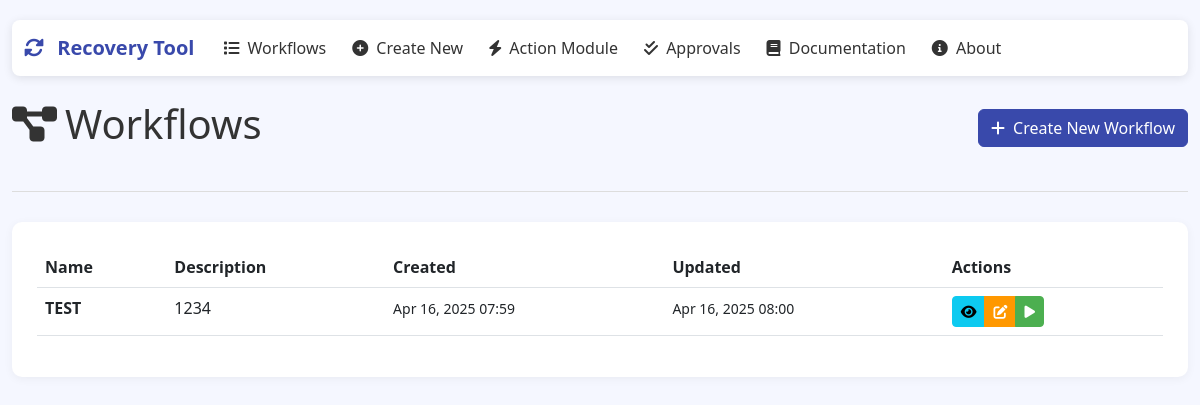
/workflows/, run on an earlier commit of the app's database.
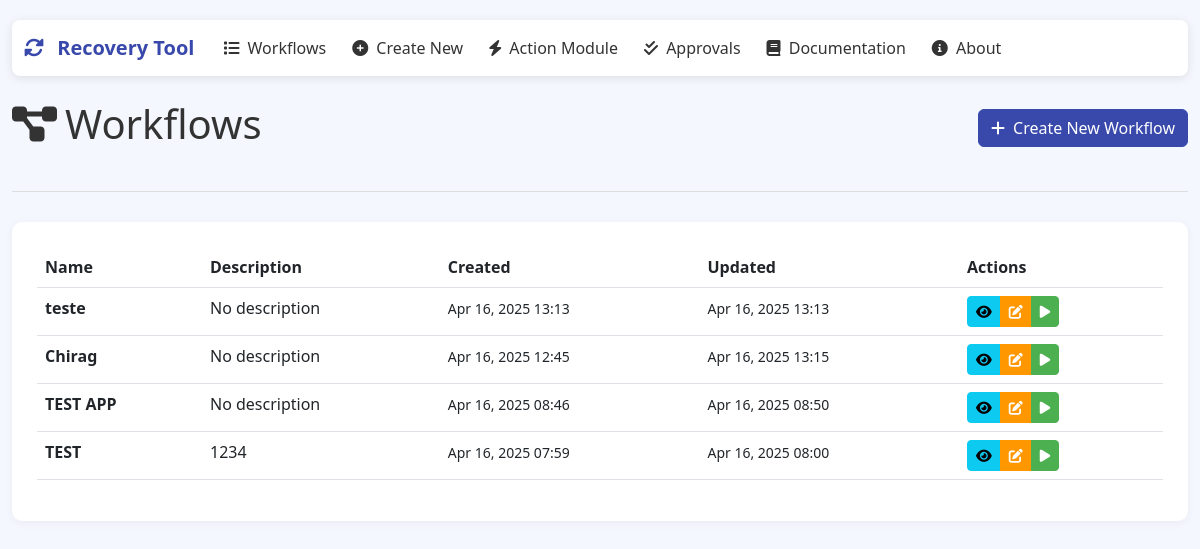
And on a later commit of the database.
### workflow_builder/models.py (models this page shows, shortened)
class Workflow(models.Model):
    id = models.UUIDField(primary_key=True, default=uuid.uuid4, editable=False)
    name = models.CharField(max_length=255)
    description = models.TextField(blank=True, null=True)
    created_at = models.DateTimeField(auto_now_add=True)
    updated_at = models.DateTimeField(auto_now=True)
    yaml_content = models.TextField(blank=True, null=True)

### workflow_builder/views.py (the view)
# urls.py: path('', views.workflow_list, name='workflow_list'),
def workflow_list(request):
    all_workflows = Workflow.objects.all().order_by('-created_at')
    approved_workflows = []
    for workflow in all_workflows:
        pending_requests = ApprovalRequest.objects.filter(
            workflow=workflow,
            status='pending'
        ).exists()
        if not pending_requests:
            approved_workflows.append(workflow)
    return render(request, 'workflow_builder/workflow_list.html', {
        'workflows': approved_workflows
    })

### workflow_builder/templates/workflow_builder/workflow_list.html (shortened to what this page needs)
{% extends 'workflow_builder/base.html' %}
{% block content %}
<div class="page-header">
    <div class="header-with-button">
        <h1><i class="fas fa-project-diagram me-2"></i>Workflows</h1>
        <a href="{% url 'create_workflow' %}" class="btn btn-primary">
            <i class="fas fa-plus me-1"></i> Create New Workflow
        </a>
    </div>
</div>
<div class="workflow-list-container">
    {% if workflows %}
        <div class="table-responsive">
            <table class="table table-hover">
                <thead>
                    <tr>
                        <th>Name</th>
                        <th>Description</th>
                        <th>Created</th>
                        <th>Updated</th>
                        <th>Actions</th>
                    </tr>
                </thead>
                <tbody>
                    {% for workflow in workflows %}
                    <tr>
                        <td class="fw-bold">{{ workflow.name }}</td>
                        <td>{{ workflow.description|truncatechars:50|default:"No description" }}</td>
                        <td><small>{{ workflow.created_at|date:"M d, Y H:i" }}</small></td>
                        <td><small>{{ workflow.updated_at|date:"M d, Y H:i" }}</small></td>
                        <td>
                            <div class="btn-group">
                                <a href="{% url 'view_workflow' workflow.id %}" class="btn btn-sm btn-info">
                                    <i class="fas fa-eye"></i>
                                </a>
                                <a href="{% url 'edit_workflow' workflow.id %}" class="btn btn-sm btn-warning">
                                    <i class="fas fa-edit"></i>
                                </a>
                                <a href="{% url 'execute_workflow' workflow.id %}" class="btn btn-sm btn-success">
                                    <i class="fas fa-play"></i>
                                </a>
                            </div>
                        </td>
                    </tr>
                    {% endfor %}
                </tbody>
            </table>
        </div>
    {% endif %}
</div>
{% endblock %}

What changed in the data, as far as the page shows it:
added Workflow: name "teste", description "No description", created_at "Apr 16, 2025 13:13", updated_at "Apr 16, 2025 13:13"
added Workflow: name "Chirag", description "No description", created_at "Apr 16, 2025 12:45", updated_at "Apr 16, 2025 13:15"
added Workflow: name "TEST APP", description "No description", created_at "Apr 16, 2025 08:46", updated_at "Apr 16, 2025 08:50"
